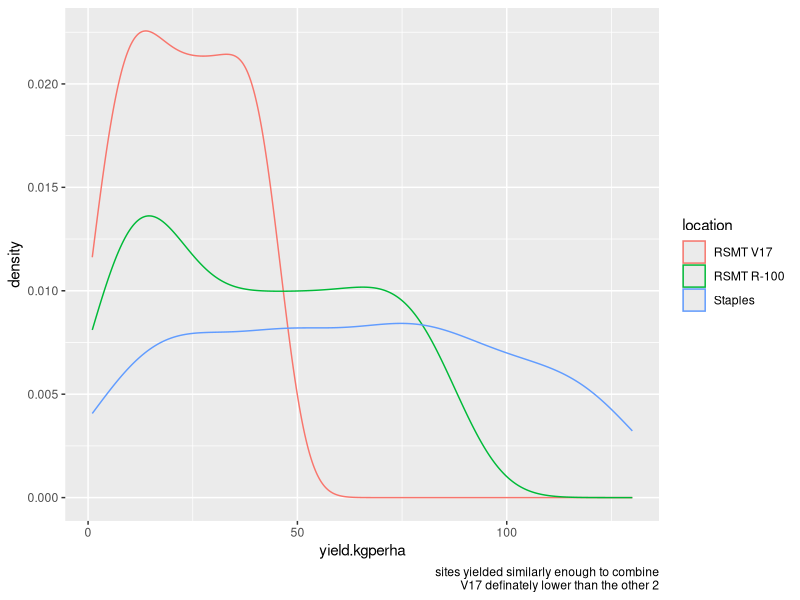

This chart was generated by the following R code: (Note: this script raises an error after producing the figure.)
# Targeted hypothesis testing of the N-rate timing dataset
# Jesse
# 9Dec2022
# Due date: 12Dec2022


# Preliminary findings ----------------------------------------------------

# I read the report by Dominic and I felt we need to simplify the analysis and story. 

# if there's time and space we can expand with supplementary material and the
# more complex aspects of the models dominic fitted and the limitations of the
# conclusions we can draw from them.

# It seems dominic analyzed each site seperately and each have their own
# Rmarkdown files. Dataframe naming is not consistent. Sometimes 0N plots are
# "Unfertilized", sometimes "control", sometimes "ntiming_update", sometimes
# "nupdate_timing".

# comments ----------------------------------------------------------------

# grain yields are ranging from 10-100 kg ha at each site, is this a conversion
# error?

# staples dataset makes the most sense and feels like the strongest dataset 

# r100 seems weird, unfertilized and low fertilized did best--was this due to
# lodging?

# V17 seems good, but less responsive to treatments

# key conclusions ---------------------------------------------------------

# yields differ among stand age
# yields differ in plots that were not fertilized vs plots that were fertilized


# import data -------------------------------------------------------------
library(tidyverse)
library(lme4)
library(emmeans)

# see "import_data_allsites.R"

# import data separately from sites ---------------------------------------

# Bringing in datasets from Dominics markdown files for hypothesis testing, each
# site remains separate

rsmtv17<- read.csv("Rosemount-V17.csv", header=T)
rsmtv17 %>% 
  rename_all(tolower) %>% 
  dplyr::select(year,experiment,location,id,treatment,
                napplied,ntiming,stand.age,block,
                yield.kgperha
  ) %>% 
  mutate_all(factor) %>% 
  mutate(yield.kgperha = as.numeric(yield.kgperha)) -> dat_v17

r100<- read.csv("Rosemount_R100.csv")

r100 %>% 
  rename_all(tolower) %>% 
  # colnames()
  dplyr::select(year,experiment,location,id,treatment,
                napplied,ntiming,stand.age,block,
                ntiming_newlabel,
                napplied_update,
                yield.kgperha
  ) %>% 
  mutate_all(factor) %>% 
  mutate(yield.kgperha = as.numeric(yield.kgperha)) -> dat_r100

# there are multiple staples datasets
staples <- read.csv("Staples.csv")
staples_split <- read.csv("Staples.Nsplit.analysis.only.csv")

staples %>% 
  rename_all(tolower) %>% 
  # colnames()
  dplyr::select(year,experiment,location,id,treatment,
                napplied,ntiming,stand.age,block,
                ntiming_actual, #is ntiming actual same as ntiming_newlabel?
                updatednrate, #same as napplied_update
                updatedncumsum,
                yield.kgperha,
                cumulative.grain.yield
  ) %>% 
  mutate_all(factor) %>% 
  mutate(yield.kgperha = as.numeric(yield.kgperha),
         cumulative.grain.yield = as.numeric(cumulative.grain.yield)) -> dat_staples

dat_staples %>% 
  filter(ntiming == "Unfertilized" |
           ntiming == "Fall" |
           ntiming == "Spring") -> dat_staples_fallspring

staples_split  %>% 
  rename_all(tolower) %>% 
  # colnames()
  dplyr::select(year,experiment,location,id,treatment,
                napplied,ntiming,stand.age,block,
                summernrate, #only thing different
                yield.kgperha
  ) %>% 
  mutate_all(factor) %>% 
  mutate(yield.kgperha = as.numeric(yield.kgperha)) -> dat_staples_split

# seems like dat_staples is most robust, but lacks summernrate factor



# Combining across sites --------------------------------------------------

# Since N rates and timing were not consistent across sites, analyzing sites
# together is difficult. 

dat_v17 %>% 
  bind_rows(dat_r100) %>% 
  bind_rows(dat_staples) %>% 
  ggplot(aes(yield.kgperha)) +
  geom_density(aes(col=location)) +
  labs(caption = "sites yielded similarly enough to combine
       V17 definately lower than the other 2")


# Option 1: 3 sites, filtered  dataset

# 3 timings: 0N, spring, fall

# [0N, spring(staples+r100:60 spring, v17:80 spring), fall(staples+r100:60 fall,
# v17:80 fall]

dat_v17 %>% 
  # distinct(treatment)
  filter(treatment != "80 Split") %>% 
  # colnames()
  mutate(timing = if_else(
    treatment == "80 Fall",
    "fall",
    if_else(
      treatment == "80 Spring",
      "spring",
      "control"
    )
  )) -> dat_v17_tiny

dat_r100 %>% 
  # distinct(treatment)
  filter(treatment == "60 spring" |
           treatment == "60 fall" |
           treatment == "control") %>% 
  # distinct(treatment)
  # colnames()
  mutate(timing = if_else(
    treatment == "60 fall",
    "fall",
    if_else(
      treatment == "60 spring",
      "spring",
      "control"
    )
  )) -> dat_r100_tiny


dat_staples %>% 
  # distinct(treatment)
  filter(treatment == "60 spring" |
           treatment == "60 fall" |
           treatment == "control") %>% 
  # distinct(treatment)
  # colnames()
  mutate(timing = if_else(
    treatment == "60 fall",
    "fall",
    if_else(
      treatment == "60 spring",
      "spring",
      "control"
    )
  )) -> dat_staples_tiny


# n=27 for each timing

dat_v17_tiny %>% 
  bind_rows(dat_r100_tiny) %>% 
  bind_rows(dat_staples_tiny) %>% 
  # group_by(timing) %>% 
  # tally()
  # filter(timing != "control") %>% 
  # lm(yield.kgperha~timing*stand.age*location,.) %>%
  # lmer(yield.kgperha ~ timing*stand.age +
  #        (1|location),.) %>% 
  # car::Anova()
  # anova()
  # emmeans(~timing*stand.age*location) %>% 
  # multcomp::cld(Letters=letters,reverse=T)
  # as_tibble()
mutate(location = fct_relevel(location,
                              "RSMT V17",
                              .before = "Staples")) %>%
  ggplot(aes(timing,yield.kgperha)) +
  stat_summary() +
  facet_wrap(~location*stand.age,
             scales = "free") +
  labs(caption = "staples shows what I expect...spring does best in yr 1, then fall for year 2 and 3
  r100 continues to be weird, v17 doesn't show much of a timing difference")

# CONCLUSION: Combining across sites shows no effect of fertilizer timing on
# yield except that it's better than not fertilzing. Sites are different,
# staples shows what I would expect (fertilize in spring for year 1 and then
# fall for year 2 and 3), R100 makes no sense and V17 shows little difference in
# timing. Could be explained by sandy staples soil being more responsive to
# fertilizer and V17 just being less responsive. It's a solid conclusion.


# Option 2: 2 sites, 18 treatments

# R100 does not have data for stand.age == 1, so to keep it balanced we need to
# remove the stand.age == 1 data from Staples. n=6 per treatment per site

dat_r100 %>% 
  bind_rows(dat_staples) %>% 
  # drop_na(yield.kgperha) %>%
  # distinct(stand.age)
  filter(stand.age != "1") %>% #R100 does not have 1st year stand age, so remove from stapes
  lm(
    yield.kgperha~treatment*stand.age*location,
    .) %>%
  # anova()
  emmeans(
    # ~treatment:stand.age
    ~treatment*location
  ) %>%
  multcomp::cld()
# ggplot(aes(location,yield.kgperha,
#            col=treatment,
#            fill = treatment)) +
# stat_summary(geom = "bar",
#              position = position_dodge(.6),
#              width=.6,
#              col=1)

# fall applied fertilizer is better in Staples (because we removed year 1 data)
# and the control and low fertiliy 60N treatments are best in R100 because R100
# data is weird. 

# CONCLUSION: Not a good option combining R100 with Staples. We need to cut out
# stand.age==1 data from staples to make comparison and the R100 data just adds
# more noise than insight...unless the insight is that kernza yield response to
# N is noisy--which will need to be discussed, but missing that first stand age
# data is devastating to the story and the control yielding near highest in R100
# makes me think either N was not limiting in R100, fertility treatments were
# incorrectly applied, N caused a penalty due to drought. The impact of N on
# kernza stands in year 2 and 3 is an angle, but we don't want to analyze with
# treatment as a factor with 18 levels but by grouping by timing or rate or split


# START - TIMING AND RATE ON 2-3 YR OLD STANDS FOR GRAIN YIELD
# may need to add in columns to R100
# nappliedupdate
# ntiming_Actual

# dat_r100 %>% 
#   bind_rows(dat_staples) %>% 
#   # colnames()
#   group_by(location,updatednrate) %>% 
#   tally()
#   filter(stand.age != "1") %>% #R100 does not have 1st year stand age, so remove from stapes
#   lm(
#     yield.kgperha~updatednrate,
#     # yield.kgperha~ntiming_actual,
#     .) %>%
#   anova()
#   emmeans(
#     # ~treatment:stand.age
#     ~ntiming_actual
#   ) %>%
#   multcomp::cld()
# END - TIMING AND RATE ON 2-3 YR OLD STANDS FOR GRAIN YIELD



# Option 3: Analyze all sites seperately

# This is what Dominic did. It seems R100 data showed no response to N, whereas
# Staples and V17 did.


# Option 4: Generate new dataset 

# The first solution is making a vector that is N applied prior to grain
# harvest, which dominic did for staples "updatednrate" and r100
# "napplied_update". I added an "updatednrate" column to V17 and made a column
# in r100 that's updatednrate.

dat_r100 %>% 
  mutate(updatednrate = napplied_update) -> dat_r100

dat_v17 %>% 
  # View()
  # colnames()
  # distinct(treatment)
  mutate(napplied = as.character(napplied)) %>% 
  mutate(updatednrate = if_else(
    treatment == "80 Fall" & stand.age =="1",
    "0",
    napplied
  )) %>% 
  mutate(updatednrate = if_else(
    treatment == "80 Split" & stand.age == "1",
    "40",
    napplied
  )) -> dat_v17

# you can fit a nice curve to the data

dat_r100 %>% 
  bind_rows(dat_v17) %>% 
  bind_rows(dat_staples) %>% 
  # lm(yield.kgperha~updatednrate*stand.age,.) %>%
  # anova()
  ggplot(aes(
    as.numeric(updatednrate),
    yield.kgperha,
    col=stand.age,
    group=stand.age,
    shape = location
  )) +
  geom_point() +
  geom_smooth() +
  labs(caption = "V17 messes up standage=1 curve")

# Let's take out V17

dat_r100 %>% 
  # bind_rows(dat_v17) %>% 
  bind_rows(dat_staples) %>% 
  # lm(yield.kgperha~updatednrate*stand.age,.) %>%
  # anova()
  ggplot(aes(
    as.numeric(updatednrate),
    yield.kgperha,
    col=stand.age,
    group=stand.age,
    shape = location
  )) +
  geom_point() +
  geom_smooth() +
  labs(caption = "Pretty nice curve without V17")

# seperate by site

dat_r100 %>% 
  bind_rows(dat_v17) %>% 
  bind_rows(dat_staples) %>% 
  # lm(yield.kgperha~updatednrate*stand.age,.) %>%
  # anova()
  # filter(location == "RSMT V17") %>% 
  ggplot(aes(
    as.numeric(updatednrate),
    yield.kgperha,
    col=stand.age,
    group=stand.age,
    shape = location
  )) +
  geom_point() +
  geom_smooth() +
  facet_wrap(~location) +
  labs(caption = "yield~nrate is different among sites, can't combine
       note V17 only has 3 n rates so loess nor quadratic cannot be fit")


# but this fails to take into account timing. We null hypothesis test for the
# effect of timing on yield (failed to reject Ho that timing didn't matter), but
# we could just build it into the dataframe



# I may have luck rearrange data into the below format

# dataframe we may need(
#   site,
#   year,
#   standage,
#   N_summer,
#   N_spring,
#   N_fall, 
#   N_prior_to_harvest = (spring+summer of year + fall of previous year),
#   split = yes or no,
#   yield
# ) 




  

# Does iwg grain yield differ by timing? ----------------------------------

# Ho: iwg grain yield does not differ when fertilizer is applied at different
# times

## v17
dat_v17 %>% 
  ggplot(aes(yield.kgperha)) +
  stat_bin(aes(fill=stand.age)) +
  labs(caption = "normally distributed within stand age")

dat_v17 %>% 
  # distinct(ntiming)
  filter(ntiming != "control") %>% 
  lm(yield.kgperha~stand.age*ntiming,
          .) -> lm1
anova(lm1)
# I ran mixed model, block didn't help and too many fixed effects made it rank
# deficient. This is the way. 

# we reject Ho that grain yield is similar between 1yr 2yr and 3yr stands

# we fail to reject Ho that grain yield is similar among timings (fall,
# spring, split) 

  
## R100

dat_r100 %>% 
  ggplot(aes(yield.kgperha)) +
  stat_bin(aes(fill=stand.age)) +
  labs(caption = "normally distributed by stand age")

dat_r100 %>% 
  # colnames()
  # lmer(
  #   yield.kgperha~napplied_update*
  #     ntiming+(1|block), 
  #   data=.) # rank defficient, block useless
  # distinct(ntiming)
  filter(ntiming != "control") %>% 
  lm(
    yield.kgperha~stand.age*ntiming,
    .
  ) %>% 
  # summary()
  anova()
  # emmeans(~ntiming)

# reject Ho that grain yield is similar among stand.age

# fail to reject Ho that grain yield is similar among different timings


## staples 

dat_staples %>% 
  # glimpse()
  # lmer(
    # yield.kgperha~ntiming_actual*
      # stand.age+(1|block),
    # data=.) # rank defficient, block useless
  # distinct(ntiming)
  filter(ntiming != "Unfertilized") %>% 
  lm(
    # yield.kgperha~stand.age*ntiming_actual,
    yield.kgperha~stand.age*ntiming,
    .
  ) %>% 
  # summary()
  anova()
  # emmeans(~ntiming) 

# reject Ho that grain yield is the same among timing HOWEVER we may not be able
# to reject this at all stand ages

dat_staples %>% 
  filter(ntiming != "Unfertilized") %>% 
  ggplot(aes(
    ntiming,
    # ntiming_actual,
    yield.kgperha)) +
  stat_summary() +
  # geom_jitter(width = .2) +
  # geom_boxplot(fill=NA,width=.2) +
  facet_wrap(~stand.age)

# looks like trend is consistent except for year 1 which makes sense because
# ntiming was weird because in fall year 1 don't see that fertilizer until year
# 2. I say we deal with that data another way that adding in a bunch of new
# treatment names as in ntiming_actual



## Compiled

# grain yields differ among stand age and between fertilizer (yes vs no), but
# among fertilized plots we fail to reject Ho that grain yields are similar

dat_v17 %>% 
  filter(ntiming != "control") %>% 
  ggplot(aes(ntiming,yield.kgperha)) +
  geom_jitter(width=.2,
              aes(col=stand.age)) +
  geom_boxplot(fill=NA,
               width=.2) +
  labs(caption = "v17\n fail to reject Ho that grain yield is similar among different timings")

dat_r100 %>% 
  filter(ntiming != "control") %>% 
  ggplot(aes(ntiming,yield.kgperha)) +
  geom_jitter(width=.2,
              aes(col=stand.age)) +
  geom_boxplot(fill=NA,
               width=.2) +
  labs(caption = "r100\nfail to reject ho that grain yield is similar among timings")



dat_staples %>% 
  filter(ntiming != "Unfertilized") %>% 
  ggplot(aes(ntiming,yield.kgperha)) +
  geom_jitter(width=.2,
              aes(col=stand.age)) +
  geom_boxplot(fill=NA,
               width=.2) +
  facet_wrap(~stand.age) +
  labs(caption = "staples
  reject ho that yield is same among timing but with standage interaction
       facet wrapping by stand.age due to interaction
       I understand ntiming is not accurate for stand.age==1
       likely adjusting ntiming will remove interaction, but I don't like the ntiming_update ")


# Applied research question addressed: "I'd prefer to fertilize in fall vs.
# spring, can I apply fertilize in the fall and get high yields?

# ANSWER: if fertilizer timing (fall vs. spring) impacts yield potential, we
# failed to detect any differences in V17 and R100. In staples, grain yields
# were higher in the second and third years where fertilizer was applied in the
# fall.


# Does iwg grain yield differ by rate? ------------------------------------

# Ho: Grain yield does not differ among different fertilizer rates

# first compare cumulative yield as a function of cumulative fertilizer

# updatedncumsum and cumulative.grain.yield were only used in figures and no
# metadata exists for how they were calculated

## staples
dat_staples %>% 
  # View()
  # colnames()
  group_by(id,updatednrate) %>% 
  summarise(cumyield = cumsum(yield.kgperha)) %>% 
  # lm(cumyield~updatednrate,.) %>% 
  # anova()
  # emmeans::emmeans(~updatednrate)
  ggplot(aes(
    as.numeric(updatednrate),
    cumyield
  )) +
  geom_point() +
  # geom_smooth() # soooo quadratic omg
  geom_smooth(
    method = "lm",
    formula = y~poly(x,2),
    se=F
  ) +
  labs(caption = "staples
       reject Ho that yields are similar among N applied rates")

dat_v17 %>% 
  # colnames()
  # distinct(napplied) %>%
  group_by(id,napplied) %>% 
  summarise(cumyield = cumsum(yield.kgperha)) %>% 
  lm(cumyield~napplied,.) %>%
  anova()
# not a range of fertility levels, but we reject Ho that yields are similar
# among the 2 fertility levels (0N and 80N)


dat_r100 %>% 
  # colnames()
  group_by(id,napplied_update) %>% 
  summarise(cumyield = cumsum(yield.kgperha)) %>% 
  # lm(cumyield~napplied_update,.) %>%
  # anova()
  ggplot(aes(
    as.numeric(napplied_update),
    cumyield
  )) +
  geom_point() +
  geom_smooth() +
  labs(caption = "R100
       fail to reject Ho that grain yield is similar among fertilizer rates")

# Conclusion: Cumulative yields can be calculated for a given plot over the
# course of the experiment. Plots differ in the amount of N applied. Our Ho is
# that yields do not differ among plots with different N rates. At V17, we had
# two N rates (0 and 80N), we reject Ho that yields were similar among these two
# rates. At staples, we reject the Ho that yields are similar among multiple
# rates and find a very strong quadratic relationship between N rate and yield.
# At R100, we fail to reject Ho


# Compare yield response of n applied prior to harvest (we can assume
# timing does not matter from previous analysis)

dat_staples %>% 
  # colnames()
  ggplot(aes(
    as.numeric(updatednrate),
    yield.kgperha
  )) +
  geom_point(aes(col=stand.age)) +
  geom_smooth(aes(group = stand.age,
                  col=stand.age),
              # method = "lm",
              # formula = y~poly(x,2)
              )
dat_staples %>% 
  lm(
  yield.kgperha~poly(as.numeric(updatednrate),2)*stand.age,
    # yield.kgperha~as.numeric(updatednrate)*stand.age,
  .) %>%
  anova()
  # emmeans::emmeans(~poly(as.numeric(updatednrate),2)*stand.age)
# we reject Ho that grain yields are similar among nrate and stand age, but
# there is an interaction and this effect is not consistent. It seems
# approximately quadratic in all years, but in year 2 there is more of a decline
# at higher N rates which is not true in the other years

# V17
# only 2 rates, cannot make this comparison

# R100
# no difference among rates, let alone will fitting a curve be possible.


# running all code in "Staples.Rmd" to show figures dominic produced

# gg1
# gg2 + labs(caption = "staples")
# gg3 + labs(caption = "staples")
# gg4 + labs(caption = "staples")


# Applied research question addressed: "I'd prefer to fertilize in fall vs.
# spring, can I apply fertilize in the fall and get high yields? Do I need to
# apply more fertilizer in the fall to achieve the same yield response as a
# spring application?

# ANSWER: Previously we were unable to reject the Ho that timing of fertilizer
# does not impact yield. With timing being equal, yields seem to be highest
# around 5-7 nrate. This is most important in the first and second year, but
# overfertilizing in the second year can result in lower yields


# IF iwg grain yields differ by N rate, how do we model? ------------------

# 4 models: no effect, linear, quadratic, quadratic planar


# What is the optimum N rate for grain yield? -----------------------------



# Which treatment does best? ----------------------------------------------

# Assuming you have to pick a fertilizer program to do every year, what is the
# best program?

# mixed effect models didn't really add much

# V17
dat_v17 %>% 
  # glimpse()
  lmer(yield.kgperha~treatment*stand.age +
         (1|block),.) %>% 
  # lm(yield.kgperha~treatment*stand.age,
     # .) %>% 
  # anova()
  emmeans(~treatment)
# 80 fall split for V17

#R100
dat_r100 %>% 
  # glimpse()
  lmer(yield.kgperha~treatment*stand.age +
         (1|block),.) %>% 
  # lm(yield.kgperha~treatment*stand.age,
     # .) %>% 
  # anova()
  emmeans(~treatment) %>% 
  as_tibble() %>% 
  arrange(emmean)
# 60 spring for R100, control is also high. Maybe lodging explains?

# staples
dat_staples %>% 
  # glimpse()
  lmer(yield.kgperha~treatment*stand.age +
         (1|block),.) %>%
  # car::Anova()
  # lm(yield.kgperha~treatment*stand.age,
     # .) %>%
  # anova()
  emmeans(~treatment) %>% 
  as_tibble() %>% 
  arrange(emmean)
# 100 fall split

# we would conclude the fall split applications were associated with the highest
# yielding plots in V17 and staples. R100 yields were highest in spring applied
# and control


# Do grain yields differ when fertilizer is split applied? ----------------

dat_v17 %>% 
  # glimpse()
  mutate(split = str_detect(treatment,"split")) %>% 
  # glimpse()
  distinct(treatment)
# no split treatments in V17


dat_r100 %>% 
  # glimpse()
  filter(treatment != "control") %>% 
  filter(treatment != "140 fall split" &
           treatment != "60 fall" &
           treatment != "60 spring") %>% # making split and not split even
  mutate(split = str_detect(treatment,"split")) %>% 
  # glimpse()
  # group_by(split) %>%
  # distinct(treatment)  
  # arrange(treatment)
  # tally()
  # lm(yield.kgperha~split,.) %>%
  # anova() #lol, even less of an effect after balancing split and not split
  ggplot(aes(split,yield.kgperha)) +
  geom_jitter(width=.2,set.seed(314)) +
  geom_boxplot(fill=NA,
               width = .2) +
  labs(caption = "r100
       fail to reject Ho that yield is the same when fertilizer is split or not")


dat_staples %>% 
  # glimpse()
  mutate(split = str_detect(treatment,"split")) %>% 
  filter(treatment != "control") %>% 
  # distinct(treatment)
  # glimpse()
  # group_by(split) %>%
  # tally()
  # lm(yield.kgperha~split,.) %>% 
  # anova()
  ggplot(aes(split,yield.kgperha)) +
  geom_jitter(width=.2,set.seed(314)) +
  geom_boxplot(fill=NA,
               width = .2) +
  labs(caption = "staples
       fail to reject Ho that yield is the same when fertilizer is split or not")
